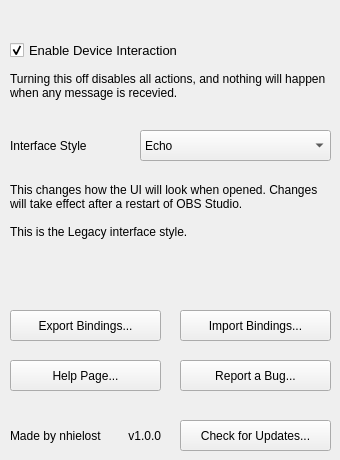
   <widget class="QWidget" name="preferences_page_1">
    <widget class="QCheckBox" name="editor_global_enable">
     <property name="geometry">
      <rect>
       <x>10</x>
       <y>40</y>
       <width>321</width>
       <height>21</height>
      </rect>
     </property>
     <property name="font">
      <font>
       <family>Tahoma</family>
       <pointsize>10</pointsize>
      </font>
     </property>
     <property name="styleSheet">
      <string notr="true"/>
     </property>
     <property name="text">
      <string>Enable Device Interaction</string>
     </property>
     <property name="checked">
      <bool>true</bool>
     </property>
    </widget>
    <widget class="QLabel" name="text_global_enable">
     <property name="geometry">
      <rect>
       <x>10</x>
       <y>60</y>
       <width>321</width>
       <height>51</height>
      </rect>
     </property>
     <property name="font">
      <font>
       <family>Tahoma</family>
       <pointsize>9</pointsize>
      </font>
     </property>
     <property name="text">
      <string>Turning this off disables all actions, and nothing will happen when any message is recevied.</string>
     </property>
     <property name="wordWrap">
      <bool>true</bool>
     </property>
    </widget>
    <widget class="QPushButton" name="button_export">
     <property name="geometry">
      <rect>
       <x>10</x>
       <y>310</y>
       <width>151</width>
       <height>31</height>
      </rect>
     </property>
     <property name="font">
      <font>
       <family>Tahoma</family>
       <pointsize>9</pointsize>
      </font>
     </property>
     <property name="cursor">
      <cursorShape>PointingHandCursor</cursorShape>
     </property>
     <property name="text">
      <string>Export Bindings...</string>
     </property>
    </widget>
    <widget class="QPushButton" name="button_import">
     <property name="geometry">
      <rect>
       <x>180</x>
       <y>310</y>
       <width>151</width>
       <height>31</height>
      </rect>
     </property>
     <property name="font">
      <font>
       <family>Tahoma</family>
       <pointsize>9</pointsize>
      </font>
     </property>
     <property name="cursor">
      <cursorShape>PointingHandCursor</cursorShape>
     </property>
     <property name="text">
      <string>Import Bindings...</string>
     </property>
    </widget>
    <widget class="QPushButton" name="button_help_advanced">
     <property name="geometry">
      <rect>
       <x>10</x>
       <y>360</y>
       <width>151</width>
       <height>31</height>
      </rect>
     </property>
     <property name="font">
      <font>
       <family>Tahoma</family>
       <pointsize>9</pointsize>
      </font>
     </property>
     <property name="cursor">
      <cursorShape>PointingHandCursor</cursorShape>
     </property>
     <property name="text">
      <string>Help Page...</string>
     </property>
    </widget>
    <widget class="QPushButton" name="button_bug_report">
     <property name="geometry">
      <rect>
       <x>180</x>
       <y>360</y>
       <width>151</width>
       <height>31</height>
      </rect>
     </property>
     <property name="font">
      <font>
       <family>Tahoma</family>
       <pointsize>9</pointsize>
      </font>
     </property>
     <property name="cursor">
      <cursorShape>PointingHandCursor</cursorShape>
     </property>
     <property name="text">
      <string>Report a Bug...</string>
     </property>
    </widget>
    <widget class="QLabel" name="label_version">
     <property name="geometry">
      <rect>
       <x>110</x>
       <y>420</y>
       <width>51</width>
       <height>31</height>
      </rect>
     </property>
     <property name="font">
      <font>
       <family>Tahoma</family>
       <pointsize>9</pointsize>
      </font>
     </property>
     <property name="text">
      <string>v1.0.0</string>
     </property>
     <property name="alignment">
      <set>Qt::AlignRight|Qt::AlignTrailing|Qt::AlignVCenter</set>
     </property>
    </widget>
    <widget class="QLabel" name="label_author">
     <property name="geometry">
      <rect>
       <x>10</x>
       <y>420</y>
       <width>111</width>
       <height>31</height>
      </rect>
     </property>
     <property name="font">
      <font>
       <family>Tahoma</family>
       <pointsize>9</pointsize>
      </font>
     </property>
     <property name="text">
      <string>Made by nhielost</string>
     </property>
     <property name="alignment">
      <set>Qt::AlignLeading|Qt::AlignLeft|Qt::AlignVCenter</set>
     </property>
    </widget>
    <widget class="QComboBox" name="editor_interface_style">
     <property name="geometry">
      <rect>
       <x>140</x>
       <y>130</y>
       <width>191</width>
       <height>31</height>
      </rect>
     </property>
     <property name="sizePolicy">
      <sizepolicy hsizetype="Preferred" vsizetype="Fixed">
       <horstretch>0</horstretch>
       <verstretch>0</verstretch>
      </sizepolicy>
     </property>
     <property name="font">
      <font>
       <family>Tahoma</family>
       <pointsize>9</pointsize>
      </font>
     </property>
     <item>
      <property name="text">
       <string>Echo</string>
      </property>
     </item>
     <item>
      <property name="text">
       <string>Legacy</string>
      </property>
     </item>
    </widget>
    <widget class="QLabel" name="text_interface_style">
     <property name="geometry">
      <rect>
       <x>10</x>
       <y>170</y>
       <width>321</width>
       <height>81</height>
      </rect>
     </property>
     <property name="font">
      <font>
       <family>Tahoma</family>
       <pointsize>9</pointsize>
      </font>
     </property>
     <property name="text">
      <string>This changes how the UI will look when opened. Changes will take effect after a restart of OBS Studio.

This is the Legacy interface style.</string>
     </property>
     <property name="wordWrap">
      <bool>true</bool>
     </property>
    </widget>
    <widget class="QLabel" name="label_interface_style">
     <property name="geometry">
      <rect>
       <x>10</x>
       <y>130</y>
       <width>111</width>
       <height>31</height>
      </rect>
     </property>
     <property name="font">
      <font>
       <family>Tahoma</family>
       <pointsize>9</pointsize>
      </font>
     </property>
     <property name="text">
      <string>Interface Style</string>
     </property>
     <property name="wordWrap">
      <bool>true</bool>
     </property>
    </widget>
    <widget class="QPushButton" name="button_update_check">
     <property name="geometry">
      <rect>
       <x>180</x>
       <y>420</y>
       <width>151</width>
       <height>31</height>
      </rect>
     </property>
     <property name="sizePolicy">
      <sizepolicy hsizetype="Preferred" vsizetype="Fixed">
       <horstretch>0</horstretch>
       <verstretch>0</verstretch>
      </sizepolicy>
     </property>
     <property name="font">
      <font>
       <family>Tahoma</family>
       <pointsize>9</pointsize>
      </font>
     </property>
     <property name="cursor">
      <cursorShape>PointingHandCursor</cursorShape>
     </property>
     <property name="text">
      <string>Check for Updates...</string>
     </property>
     <property name="checkable">
      <bool>false</bool>
     </property>
    </widget>
   </widget>
